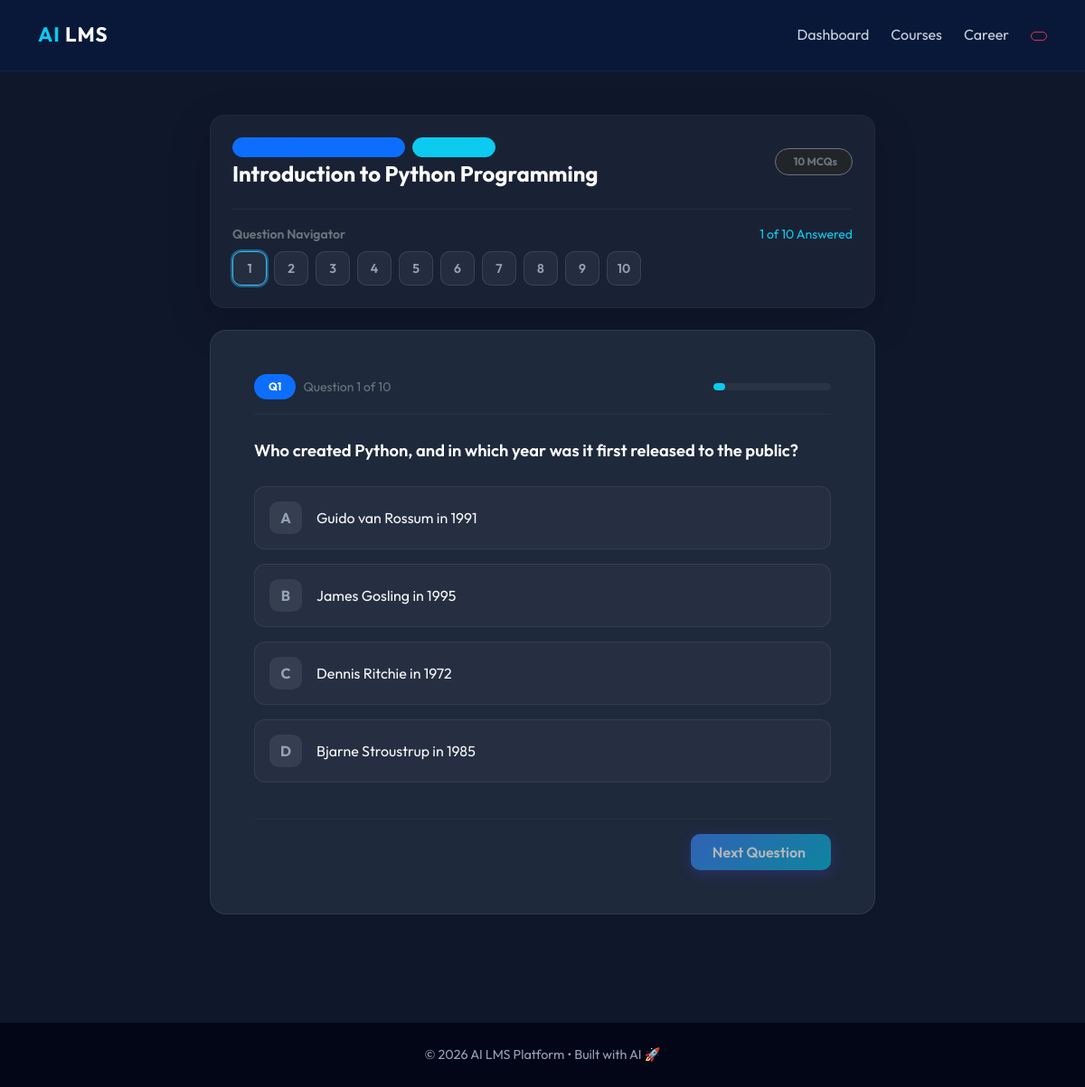
The page /course/23/quiz/?difficulty=easy (signed in) on the database its author committed.
### ailms_app/models.py (models this page shows, shortened)
class Course(models.Model):
    title = models.CharField(max_length=255)
    domain = models.CharField(max_length=100, default='General')
    description = models.TextField()
    pdf_file = models.FileField(upload_to='courses/')
    extracted_content = models.TextField(blank=True, null=True)
    chapters = models.JSONField(blank=True, null=True)  # List of {title: "...", content: "..."}
    created_at = models.DateTimeField(auto_now_add=True)

class Quiz(models.Model):
    DIFFICULTY_CHOICES = [
        ('easy', 'Easy'),
        ('medium', 'Medium'),
        ('hard', 'Hard'),
    ]
    course = models.ForeignKey(Course, on_delete=models.CASCADE, related_name='quizzes')
    difficulty = models.CharField(max_length=10, choices=DIFFICULTY_CHOICES)
    questions = models.JSONField() # List of {question: "...", options: ["...", "..."], answer: "..."}
    created_at = models.DateTimeField(auto_now_add=True)

### ailms_app/views.py (the view, shortened to what this page needs)
# urls.py: path('course/<int:course_id>/quiz/', views.take_quiz, name='take_quiz'),
@login_required
def take_quiz(request, course_id):
    course = get_object_or_404(Course, id=course_id)
    difficulty = request.GET.get('difficulty', 'medium').lower()
    quiz = Quiz.objects.filter(course=course, difficulty=difficulty).first()
    return render(request, 'quiz.html', {'quiz': quiz, 'course': course})

### templates/quiz.html (shortened to what this page needs)
{% extends 'base.html' %}
{% block content %}
<div class="row justify-content-center">
    <div class="col-md-9 col-lg-8">
    <div class="card p-4 mb-4 glass-panel border border-secondary border-opacity-10 shadow-lg">
        <div class="d-flex flex-column flex-md-row justify-content-between align-items-md-center gap-3">
            <div>
                <div class="d-flex align-items-center gap-2 mb-1">
                    <span class="badge bg-primary bg-opacity-20 text-primary border border-primary border-opacity-20 px-3 py-1 rounded-pill small">
                    </span>
                    <span class="badge bg-info bg-opacity-20 text-info border border-info border-opacity-20 px-3 py-1 rounded-pill small">
                    </span>
                </div>
                <h4 class="fw-bold m-0 text-white">
                    {{ course.title }}
                </h4>
            </div>
            <div class="d-flex align-items-center gap-2">
                <span class="badge bg-dark border border-secondary px-3 py-2 rounded-pill text-secondary">
                     {{ quiz.questions|length }} MCQs
                </span>
            </div>
        </div>
        <div class="mt-4 pt-3 border-top border-secondary border-opacity-10">
            <div class="d-flex align-items-center justify-content-between mb-2">
                <small class="text-secondary fw-semibold">Question Navigator</small>
                <small class="text-info id="progress-text">1 of {{ quiz.questions|length }} Answered</small>
            </div>
            <div class="d-flex flex-wrap gap-2" id="navPillsContainer">
                {% for q in quiz.questions %}
                <button type="button"
                        class="btn btn-sm nav-pill-btn {% if forloop.first %}active-pill{% endif %}"
                        id="pill-btn-{{ forloop.counter0 }}"
                        onclick="showQuestion({{ forloop.counter0 }})">
                    {{ forloop.counter }}
                </button>
                {% endfor %}
            </div>
        </div>
    </div>
    <form method="POST" id="quizForm">
        {% for q in quiz.questions %}
        <div class="card question-card p-4 p-md-5 mb-4 shadow-xl"
             id="q-{{ forloop.counter0 }}"
             style="{% if not forloop.first %}display:none;{% endif %}">
            <div class="d-flex justify-content-between align-items-center mb-4 pb-3 border-bottom border-secondary border-opacity-10">
                <div class="d-flex align-items-center gap-2">
                    <span class="badge bg-primary text-white rounded-pill px-3 py-2 fw-bold">
                        Q{{ forloop.counter }}
                    </span>
                    <span class="text-secondary small">
                        Question {{ forloop.counter }} of {{ quiz.questions|length }}
                    </span>
                </div>
                <div class="progress" style="width: 130px; height: 8px; border-radius: 10px; background: rgba(255,255,255,0.05);">
                    <div class="progress-bar bg-info shadow-sm"
                         style="width: {% widthratio forloop.counter quiz.questions|length 100 %}%; border-radius: 10px;">
                    </div>
                </div>
            </div>
            <h5 class="fw-semibold mb-4 text-white question-text">
                {{ q.question }}
            </h5>
            <div class="options-group">
                {% for option in q.options %}
                <div class="mb-3">
                    <label class="option-label w-100 p-3 p-md-3 d-flex align-items-center"
                           for="opt_{{ forloop.parentloop.counter0 }}_{{ forloop.counter0 }}">
                        <div class="option-indicator me-3">
                            {% if forloop.counter == 1 %}A
                            {% elif forloop.counter == 2 %}B
                            {% elif forloop.counter == 3 %}C
                            {% else %}D{% endif %}
                        </div>
                        <span class="option-text text-light">{{ option }}</span>
                    </label>
                </div>
                {% endfor %}
            </div>
            <div class="mt-4 pt-3 border-top border-secondary border-opacity-10 d-flex justify-content-between align-items-center">
                {% if not forloop.last %}
                <button type="button"
                        id="next-btn-{{ forloop.counter0 }}"
                        class="btn btn-primary px-4 py-2 fw-semibold"
                        onclick="showQuestion({{ forloop.counter0|add:'1' }})"
                        disabled>
                    Next Question
                </button>
                {% endif %}
            </div>
        </div>
        {% endfor %}
    </form>
</div>
</div>
{% endblock %}

### static/css/styles.css (style rules this page uses)
:root { --primary: #4F46E5; --primary-glow: rgba(79, 70, 229, 0.4); --secondary: #22C55E; --background: #020617; --card-bg: rgba(30, 41, 59, 0.7); --border: rgba(148, 163, 184, 0.1); --text-primary: #F8FAFC; --text-secondary: #94A3B8; --accent: #F59E0B; --glass: rgba(15, 23, 42, 0.8); }
body { background-color: var(--background); background-image: radial-gradient(at 0% 0%, rgba(79, 70, 229, 0.15) 0px, transparent 50%), radial-gradient(at 100% 100%, rgba(34, 197, 94, 0.05) 0px, transparent 50%); color: var(--text-primary); font-family: 'Outfit', sans-serif; margin: 0; transition: all 0.3s ease; line-height: 1.6; }
.glass-panel { background: var(--card-bg); backdrop-filter: blur(12px); border: 1px solid var(--border); border-radius: 16px; box-shadow: 0 4px 30px rgba(0, 0, 0, 0.1); }
.card { background: var(--card-bg); backdrop-filter: blur(8px); border: 1px solid var(--border); border-radius: 16px; transition: all 0.4s cubic-bezier(0.175, 0.885, 0.32, 1.275); }
.btn-primary { background: linear-gradient(135deg, var(--primary), #6366f1); border: none; padding: 12px 24px; border-radius: 12px; font-weight: 600; box-shadow: 0 4px 15px var(--primary-glow); }

### templates/base.html (style rules this page uses)
body { font-family: 'Outfit', sans-serif; background: #0f172a; color: #e2e8f0; }
.btn-primary { background: linear-gradient(135deg, #3b82f6, #06b6d4); border: none; border-radius: 10px; padding: 6px 14px; }

### templates/quiz.html (style rules this page uses)
.glass-panel { background: rgba(30, 41, 59, 0.7) !important; backdrop-filter: blur(12px); border-radius: 16px; }
.question-card { background: #1e293b; border-radius: 18px; border: 1px solid rgba(255,255,255,0.08); }
.question-text { font-size: 1.15rem; line-height: 1.7; color: #f8fafc; }
.option-label { border-radius: 12px; background: rgba(255,255,255,0.03); border: 1px solid rgba(255,255,255,0.07); cursor: pointer; transition: all 0.2s ease-in-out; }
.option-indicator { width: 36px; height: 36px; border-radius: 10px; background: rgba(255,255,255,0.08); display: flex; align-items: center; justify-content: center; font-weight: 700; color: #94a3b8; transition: all 0.2s ease; }
.nav-pill-btn { width: 38px; height: 38px; border-radius: 10px; background: rgba(255,255,255,0.05); border: 1px solid rgba(255,255,255,0.1); color: #94a3b8; font-weight: 600; transition: all 0.2s ease; }
.nav-pill-btn.active-pill { border-color: #38bdf8 !important; box-shadow: 0 0 0 2px rgba(56,189,248,0.4); }

### rows shown on the page
Course: title "Introduction to Python Programming"
Quiz: questions|length "10", questions|length "10"

### other values the page prints
{{ q.question }} "Who created Python, and in which year was it first released to the public?"
{{ option }} "Guido van Rossum in 1991" "James Gosling in 1995" "Dennis Ritchie in 1972" "Bjarne Stroustrup in 1985"
